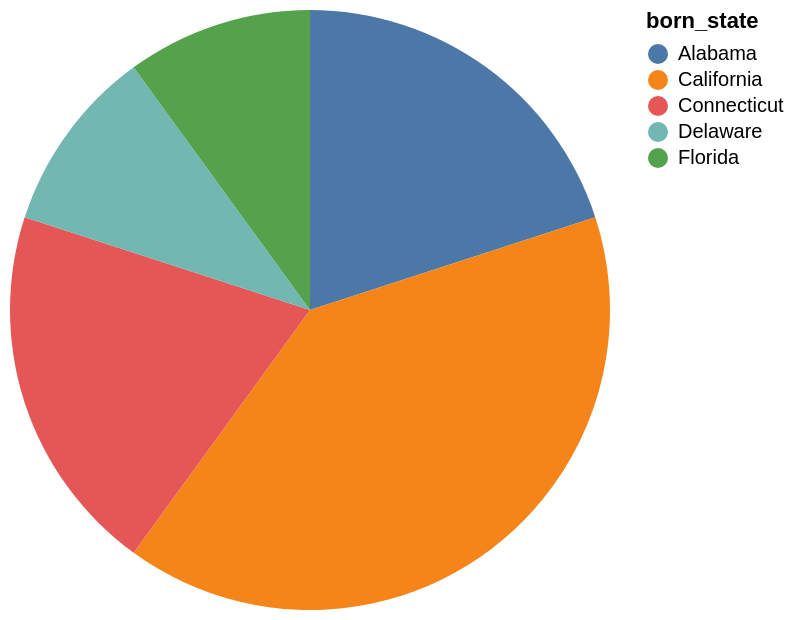

This figure's Vega-Lite source:
### Vega-Lite specification from a JSON file in a GitHub repository (floating-point values rounded to 4 significant figures)
{"data": {"values": [{"x_data": "Alabama", "y_data": 2}, {"x_data": "California", "y_data": 4}, {"x_data": "Connecticut", "y_data": 2}, {"x_data": "Delaware", "y_data": 1}, {"x_data": "Florida", "y_data": 1}]}, "mark": "arc", "encoding": {"theta": {"field": "y_data", "type": "quantitative", "title": "COUNT(born_state)"}, "color": {"field": "x_data", "type": "nominal", "title": "born_state"}}}
